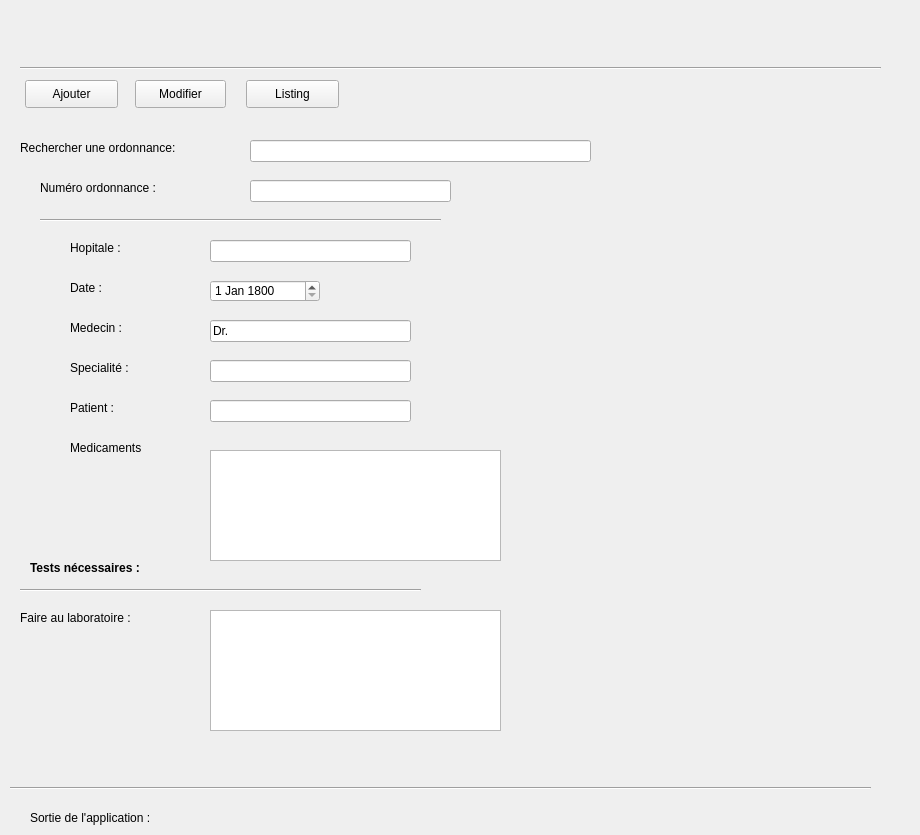
   <widget class="QWidget" name="tab_3">
    <attribute name="title">
     <string>ordonnance</string>
    </attribute>
    <widget class="Line" name="line_12">
     <property name="geometry">
      <rect>
       <x>20</x>
       <y>60</y>
       <width>861</width>
       <height>16</height>
      </rect>
     </property>
     <property name="orientation">
      <enum>Qt::Horizontal</enum>
     </property>
    </widget>
    <widget class="QPushButton" name="pushButton_NettoyerPaiement">
     <property name="geometry">
      <rect>
       <x>135</x>
       <y>80</y>
       <width>91</width>
       <height>28</height>
      </rect>
     </property>
     <property name="text">
      <string>Modifier</string>
     </property>
    </widget>
    <widget class="QPushButton" name="pushButton_ListingPaiement">
     <property name="geometry">
      <rect>
       <x>246</x>
       <y>80</y>
       <width>93</width>
       <height>28</height>
      </rect>
     </property>
     <property name="text">
      <string>Listing</string>
     </property>
    </widget>
    <widget class="QLineEdit" name="lineEdit_IDPaiementEmployeRecherche">
     <property name="geometry">
      <rect>
       <x>250</x>
       <y>140</y>
       <width>341</width>
       <height>22</height>
      </rect>
     </property>
    </widget>
    <widget class="QPushButton" name="pushButton_AjoutPaiement">
     <property name="geometry">
      <rect>
       <x>25</x>
       <y>80</y>
       <width>93</width>
       <height>28</height>
      </rect>
     </property>
     <property name="text">
      <string>Ajouter</string>
     </property>
    </widget>
    <widget class="QLabel" name="label_IDCongeEmploye_3">
     <property name="geometry">
      <rect>
       <x>20</x>
       <y>140</y>
       <width>221</width>
       <height>16</height>
      </rect>
     </property>
     <property name="text">
      <string>Rechercher une ordonnance: </string>
     </property>
    </widget>
    <widget class="QLineEdit" name="lineEdit_IDPaiementEmploye">
     <property name="geometry">
      <rect>
       <x>250</x>
       <y>180</y>
       <width>201</width>
       <height>22</height>
      </rect>
     </property>
    </widget>
    <widget class="QLabel" name="label_IDCongeEmploye_4">
     <property name="geometry">
      <rect>
       <x>40</x>
       <y>180</y>
       <width>161</width>
       <height>16</height>
      </rect>
     </property>
     <property name="text">
      <string>Numéro ordonnance :</string>
     </property>
    </widget>
    <widget class="QLabel" name="label_TypeConge_2">
     <property name="geometry">
      <rect>
       <x>70</x>
       <y>320</y>
       <width>101</width>
       <height>16</height>
      </rect>
     </property>
     <property name="text">
      <string>Medecin :</string>
     </property>
    </widget>
    <widget class="QLineEdit" name="lineEdit_MontantTTC">
     <property name="geometry">
      <rect>
       <x>210</x>
       <y>320</y>
       <width>201</width>
       <height>22</height>
      </rect>
     </property>
     <property name="text">
      <string>Dr.</string>
     </property>
    </widget>
    <widget class="QDateEdit" name="dateEdit_Paiement">
     <property name="geometry">
      <rect>
       <x>210</x>
       <y>280</y>
       <width>110</width>
       <height>22</height>
      </rect>
     </property>
     <property name="date">
      <date>
       <year>1800</year>
       <month>1</month>
       <day>1</day>
      </date>
     </property>
    </widget>
    <widget class="Line" name="line_14">
     <property name="geometry">
      <rect>
       <x>20</x>
       <y>580</y>
       <width>401</width>
       <height>20</height>
      </rect>
     </property>
     <property name="orientation">
      <enum>Qt::Horizontal</enum>
     </property>
    </widget>
    <widget class="QLabel" name="label_8">
     <property name="geometry">
      <rect>
       <x>30</x>
       <y>560</y>
       <width>261</width>
       <height>16</height>
      </rect>
     </property>
     <property name="font">
      <font>
       <weight>75</weight>
       <bold>true</bold>
      </font>
     </property>
     <property name="text">
      <string>Tests nécessaires :</string>
     </property>
    </widget>
    <widget class="QTextEdit" name="textEdit_PaiementResponsable">
     <property name="geometry">
      <rect>
       <x>210</x>
       <y>610</y>
       <width>291</width>
       <height>121</height>
      </rect>
     </property>
     <property name="html">
      <string>&lt;!DOCTYPE HTML PUBLIC &quot;-//W3C//DTD HTML 4.0//EN&quot; &quot;http://www.w3.org/TR/REC-html40/strict.dtd&quot;&gt;
&lt;html&gt;&lt;head&gt;&lt;meta name=&quot;qrichtext&quot; content=&quot;1&quot; /&gt;&lt;style type=&quot;text/css&quot;&gt;
p, li { white-space: pre-wrap; }
&lt;/style&gt;&lt;/head&gt;&lt;body style=&quot; font-family:'MS Shell Dlg 2'; font-size:8pt; font-weight:400; font-style:normal;&quot;&gt;
&lt;p style=&quot;-qt-paragraph-type:empty; margin-top:0px; margin-bottom:0px; margin-left:0px; margin-right:0px; -qt-block-indent:0; text-indent:0px; font-family:'MS Shell Dlg 2';&quot;&gt;&lt;br /&gt;&lt;/p&gt;&lt;/body&gt;&lt;/html&gt;</string>
     </property>
    </widget>
    <widget class="QLabel" name="label_commentaireResponsable_2">
     <property name="geometry">
      <rect>
       <x>20</x>
       <y>610</y>
       <width>171</width>
       <height>16</height>
      </rect>
     </property>
     <property name="text">
      <string>Faire au laboratoire : </string>
     </property>
    </widget>
    <widget class="QLabel" name="label_SortieApplicationMessage_3">
     <property name="geometry">
      <rect>
       <x>30</x>
       <y>810</y>
       <width>391</width>
       <height>16</height>
      </rect>
     </property>
     <property name="text">
      <string>Sortie de l'application :</string>
     </property>
    </widget>
    <widget class="Line" name="line_15">
     <property name="geometry">
      <rect>
       <x>10</x>
       <y>780</y>
       <width>861</width>
       <height>16</height>
      </rect>
     </property>
     <property name="orientation">
      <enum>Qt::Horizontal</enum>
     </property>
    </widget>
    <widget class="QLabel" name="label_IDPaiementControl">
     <property name="geometry">
      <rect>
       <x>410</x>
       <y>200</y>
       <width>21</width>
       <height>21</height>
      </rect>
     </property>
     <property name="text">
      <string/>
     </property>
    </widget>
    <widget class="QLabel" name="label_MontantControl">
     <property name="geometry">
      <rect>
       <x>410</x>
       <y>230</y>
       <width>21</width>
       <height>21</height>
      </rect>
     </property>
     <property name="text">
      <string/>
     </property>
    </widget>
    <widget class="QLabel" name="label_DatePaiementControl">
     <property name="geometry">
      <rect>
       <x>330</x>
       <y>340</y>
       <width>21</width>
       <height>21</height>
      </rect>
     </property>
     <property name="text">
      <string/>
     </property>
    </widget>
    <widget class="QLabel" name="SortieApplicationPaiement">
     <property name="geometry">
      <rect>
       <x>170</x>
       <y>810</y>
       <width>601</width>
       <height>16</height>
      </rect>
     </property>
     <property name="text">
      <string/>
     </property>
    </widget>
    <widget class="QLabel" name="label_104">
     <property name="geometry">
      <rect>
       <x>20</x>
       <y>0</y>
       <width>891</width>
       <height>71</height>
      </rect>
     </property>
     <property name="text">
      <string/>
     </property>
     <property name="pixmap">
      <pixmap>graphique.jpg</pixmap>
     </property>
    </widget>
    <widget class="QLabel" name="label_TypeConge_3">
     <property name="geometry">
      <rect>
       <x>70</x>
       <y>360</y>
       <width>101</width>
       <height>16</height>
      </rect>
     </property>
     <property name="text">
      <string>Specialité :</string>
     </property>
    </widget>
    <widget class="QLineEdit" name="lineEdit_MontantTTC_2">
     <property name="geometry">
      <rect>
       <x>210</x>
       <y>360</y>
       <width>201</width>
       <height>22</height>
      </rect>
     </property>
    </widget>
    <widget class="QLabel" name="label_TypeConge_5">
     <property name="geometry">
      <rect>
       <x>70</x>
       <y>400</y>
       <width>101</width>
       <height>16</height>
      </rect>
     </property>
     <property name="text">
      <string>Patient :</string>
     </property>
    </widget>
    <widget class="QLabel" name="label_TypeConge_6">
     <property name="geometry">
      <rect>
       <x>70</x>
       <y>280</y>
       <width>101</width>
       <height>16</height>
      </rect>
     </property>
     <property name="text">
      <string>Date :</string>
     </property>
    </widget>
    <widget class="QLabel" name="label_TypeConge_7">
     <property name="geometry">
      <rect>
       <x>70</x>
       <y>440</y>
       <width>121</width>
       <height>16</height>
      </rect>
     </property>
     <property name="text">
      <string>Medicaments</string>
     </property>
    </widget>
    <widget class="QLabel" name="label_TypeConge_9">
     <property name="geometry">
      <rect>
       <x>690</x>
       <y>500</y>
       <width>121</width>
       <height>16</height>
      </rect>
     </property>
     <property name="text">
      <string/>
     </property>
    </widget>
    <widget class="QLineEdit" name="lineEdit_IDPaiementEmploye_2">
     <property name="geometry">
      <rect>
       <x>210</x>
       <y>400</y>
       <width>201</width>
       <height>22</height>
      </rect>
     </property>
    </widget>
    <widget class="Line" name="line_18">
     <property name="geometry">
      <rect>
       <x>40</x>
       <y>210</y>
       <width>401</width>
       <height>20</height>
      </rect>
     </property>
     <property name="orientation">
      <enum>Qt::Horizontal</enum>
     </property>
    </widget>
    <widget class="QTextEdit" name="textEdit_PaiementResponsable_2">
     <property name="geometry">
      <rect>
       <x>210</x>
       <y>450</y>
       <width>291</width>
       <height>111</height>
      </rect>
     </property>
     <property name="html">
      <string>&lt;!DOCTYPE HTML PUBLIC &quot;-//W3C//DTD HTML 4.0//EN&quot; &quot;http://www.w3.org/TR/REC-html40/strict.dtd&quot;&gt;
&lt;html&gt;&lt;head&gt;&lt;meta name=&quot;qrichtext&quot; content=&quot;1&quot; /&gt;&lt;style type=&quot;text/css&quot;&gt;
p, li { white-space: pre-wrap; }
&lt;/style&gt;&lt;/head&gt;&lt;body style=&quot; font-family:'MS Shell Dlg 2'; font-size:8pt; font-weight:400; font-style:normal;&quot;&gt;
&lt;p style=&quot;-qt-paragraph-type:empty; margin-top:0px; margin-bottom:0px; margin-left:0px; margin-right:0px; -qt-block-indent:0; text-indent:0px; font-family:'MS Shell Dlg 2';&quot;&gt;&lt;br /&gt;&lt;/p&gt;&lt;/body&gt;&lt;/html&gt;</string>
     </property>
    </widget>
    <widget class="QLabel" name="label_TypeConge_8">
     <property name="geometry">
      <rect>
       <x>70</x>
       <y>240</y>
       <width>101</width>
       <height>16</height>
      </rect>
     </property>
     <property name="text">
      <string>Hopitale :</string>
     </property>
    </widget>
    <widget class="QLineEdit" name="lineEdit_MontantTTC_3">
     <property name="geometry">
      <rect>
       <x>210</x>
       <y>240</y>
       <width>201</width>
       <height>22</height>
      </rect>
     </property>
    </widget>
   </widget>
